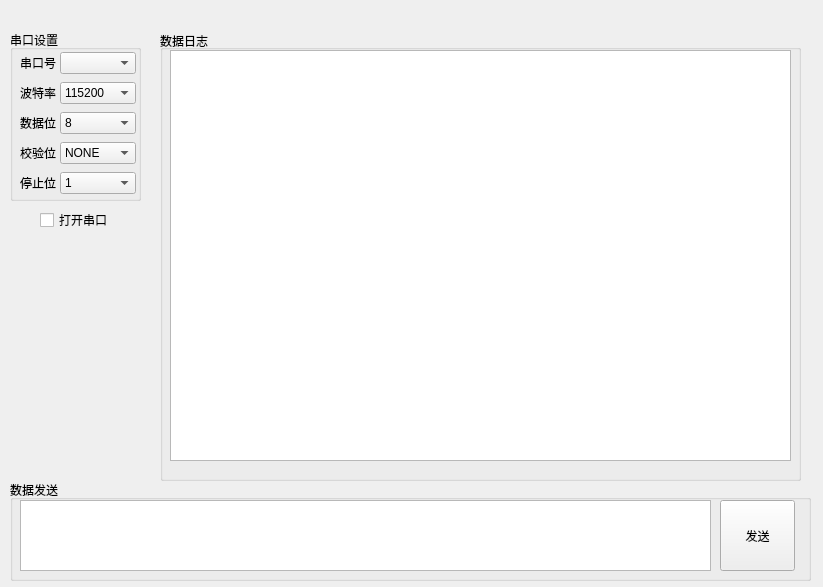
<?xml version="1.0" encoding="UTF-8"?>
<ui version="4.0">
 <class>MainWindow</class>
 <widget class="QMainWindow" name="MainWindow">
  <property name="geometry">
   <rect>
    <x>0</x>
    <y>0</y>
    <width>823</width>
    <height>587</height>
   </rect>
  </property>
  <property name="windowTitle">
   <string>MainWindow</string>
  </property>
  <widget class="QWidget" name="centralwidget">
   <widget class="QGroupBox" name="dataLog">
    <property name="geometry">
     <rect>
      <x>160</x>
      <y>30</y>
      <width>641</width>
      <height>451</height>
     </rect>
    </property>
    <property name="title">
     <string>数据日志</string>
    </property>
    <property name="alignment">
     <set>Qt::AlignLeading|Qt::AlignLeft|Qt::AlignVCenter</set>
    </property>
    <widget class="QTextBrowser" name="logBrowser">
     <property name="geometry">
      <rect>
       <x>10</x>
       <y>20</y>
       <width>621</width>
       <height>411</height>
      </rect>
     </property>
    </widget>
   </widget>
   <widget class="QGroupBox" name="dataSend">
    <property name="geometry">
     <rect>
      <x>10</x>
      <y>480</y>
      <width>801</width>
      <height>101</height>
     </rect>
    </property>
    <property name="title">
     <string>数据发送</string>
    </property>
    <widget class="QTextBrowser" name="messageSend">
     <property name="geometry">
      <rect>
       <x>10</x>
       <y>20</y>
       <width>691</width>
       <height>71</height>
      </rect>
     </property>
    </widget>
    <widget class="QPushButton" name="send">
     <property name="geometry">
      <rect>
       <x>710</x>
       <y>20</y>
       <width>75</width>
       <height>71</height>
      </rect>
     </property>
     <property name="text">
      <string>发送</string>
     </property>
    </widget>
   </widget>
   <widget class="QGroupBox" name="serialConfig">
    <property name="geometry">
     <rect>
      <x>10</x>
      <y>30</y>
      <width>131</width>
      <height>171</height>
     </rect>
    </property>
    <property name="title">
     <string>串口设置</string>
    </property>
    <widget class="QWidget" name="verticalLayoutWidget">
     <property name="geometry">
      <rect>
       <x>10</x>
       <y>20</y>
       <width>116</width>
       <height>148</height>
      </rect>
     </property>
     <layout class="QVBoxLayout" name="verticalLayout">
      <item>
       <layout class="QHBoxLayout" name="horizontalLayout" stretch="1,2">
        <property name="spacing">
         <number>2</number>
        </property>
        <item>
         <widget class="QLabel" name="label">
          <property name="text">
           <string>串口号</string>
          </property>
         </widget>
        </item>
        <item>
         <widget class="QComboBox" name="portName"/>
        </item>
       </layout>
      </item>
      <item>
       <layout class="QHBoxLayout" name="horizontalLayout_2" stretch="1,2">
        <property name="spacing">
         <number>2</number>
        </property>
        <property name="sizeConstraint">
         <enum>QLayout::SetDefaultConstraint</enum>
        </property>
        <item>
         <widget class="QLabel" name="label_2">
          <property name="text">
           <string>波特率</string>
          </property>
         </widget>
        </item>
        <item>
         <widget class="QComboBox" name="baudRate">
          <property name="font">
           <font>
            <bold>false</bold>
           </font>
          </property>
          <property name="iconSize">
           <size>
            <width>16</width>
            <height>16</height>
           </size>
          </property>
          <item>
           <property name="text">
            <string>115200</string>
           </property>
          </item>
          <item>
           <property name="text">
            <string>9600</string>
           </property>
          </item>
          <item>
           <property name="text">
            <string/>
           </property>
          </item>
         </widget>
        </item>
       </layout>
      </item>
      <item>
       <layout class="QHBoxLayout" name="horizontalLayout_4" stretch="1,2">
        <property name="spacing">
         <number>2</number>
        </property>
        <property name="sizeConstraint">
         <enum>QLayout::SetDefaultConstraint</enum>
        </property>
        <item>
         <widget class="QLabel" name="label_4">
          <property name="text">
           <string>数据位</string>
          </property>
         </widget>
        </item>
        <item>
         <widget class="QComboBox" name="dataBits">
          <item>
           <property name="text">
            <string>8</string>
           </property>
          </item>
          <item>
           <property name="text">
            <string>5</string>
           </property>
          </item>
          <item>
           <property name="text">
            <string>6</string>
           </property>
          </item>
          <item>
           <property name="text">
            <string>7</string>
           </property>
          </item>
         </widget>
        </item>
       </layout>
      </item>
      <item>
       <layout class="QHBoxLayout" name="horizontalLayout_3" stretch="1,2">
        <property name="spacing">
         <number>2</number>
        </property>
        <item>
         <widget class="QLabel" name="label_3">
          <property name="text">
           <string>校验位</string>
          </property>
         </widget>
        </item>
        <item>
         <widget class="QComboBox" name="parity">
          <item>
           <property name="text">
            <string>NONE</string>
           </property>
          </item>
          <item>
           <property name="text">
            <string>ODD</string>
           </property>
          </item>
          <item>
           <property name="text">
            <string>EVEN</string>
           </property>
          </item>
         </widget>
        </item>
       </layout>
      </item>
      <item>
       <layout class="QHBoxLayout" name="horizontalLayout_5" stretch="1,2">
        <property name="spacing">
         <number>2</number>
        </property>
        <item>
         <widget class="QLabel" name="label_5">
          <property name="text">
           <string>停止位</string>
          </property>
         </widget>
        </item>
        <item>
         <widget class="QComboBox" name="stopBits">
          <item>
           <property name="text">
            <string>1</string>
           </property>
          </item>
          <item>
           <property name="text">
            <string>1.5</string>
           </property>
          </item>
          <item>
           <property name="text">
            <string>2</string>
           </property>
          </item>
         </widget>
        </item>
       </layout>
      </item>
     </layout>
    </widget>
   </widget>
   <widget class="QCheckBox" name="openCom">
    <property name="geometry">
     <rect>
      <x>40</x>
      <y>210</y>
      <width>71</width>
      <height>20</height>
     </rect>
    </property>
    <property name="text">
     <string>打开串口</string>
    </property>
   </widget>
  </widget>
 </widget>
 <resources/>
 <connections/>
</ui>
